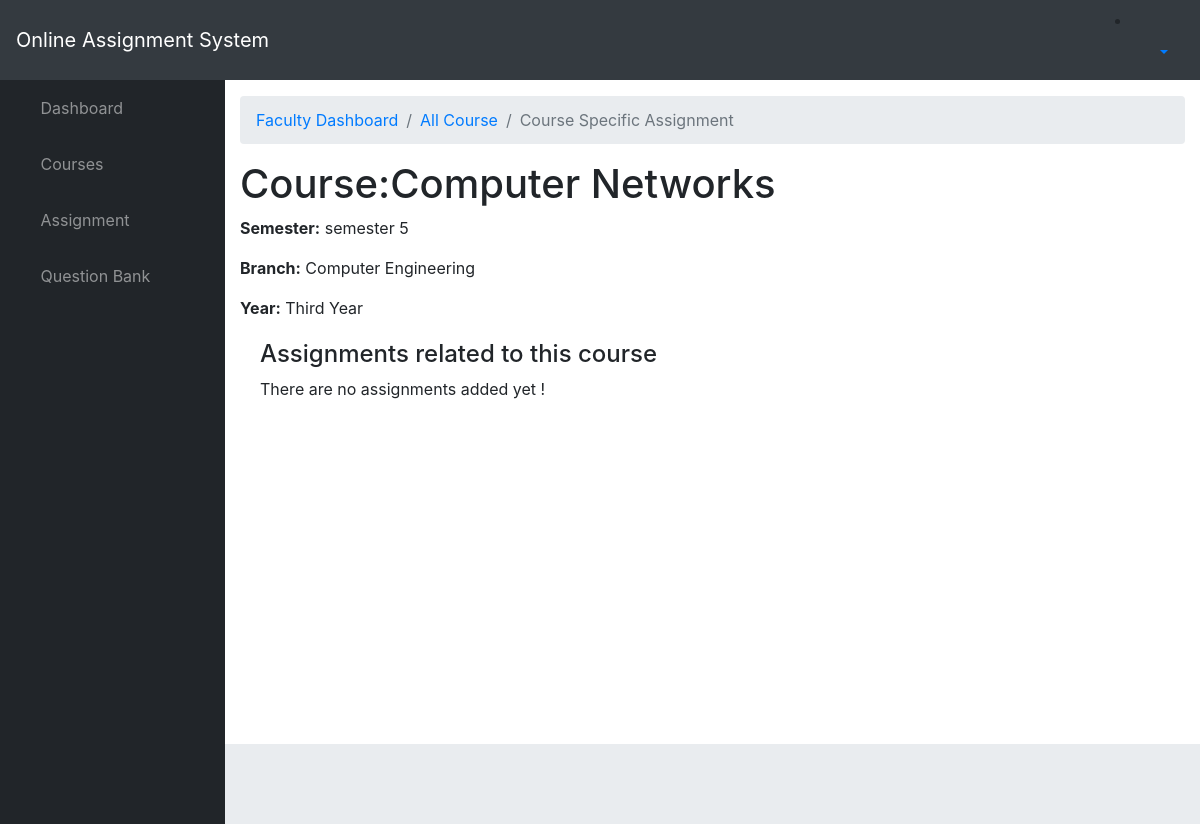
Before: /assignment/course/23 with the older database file.
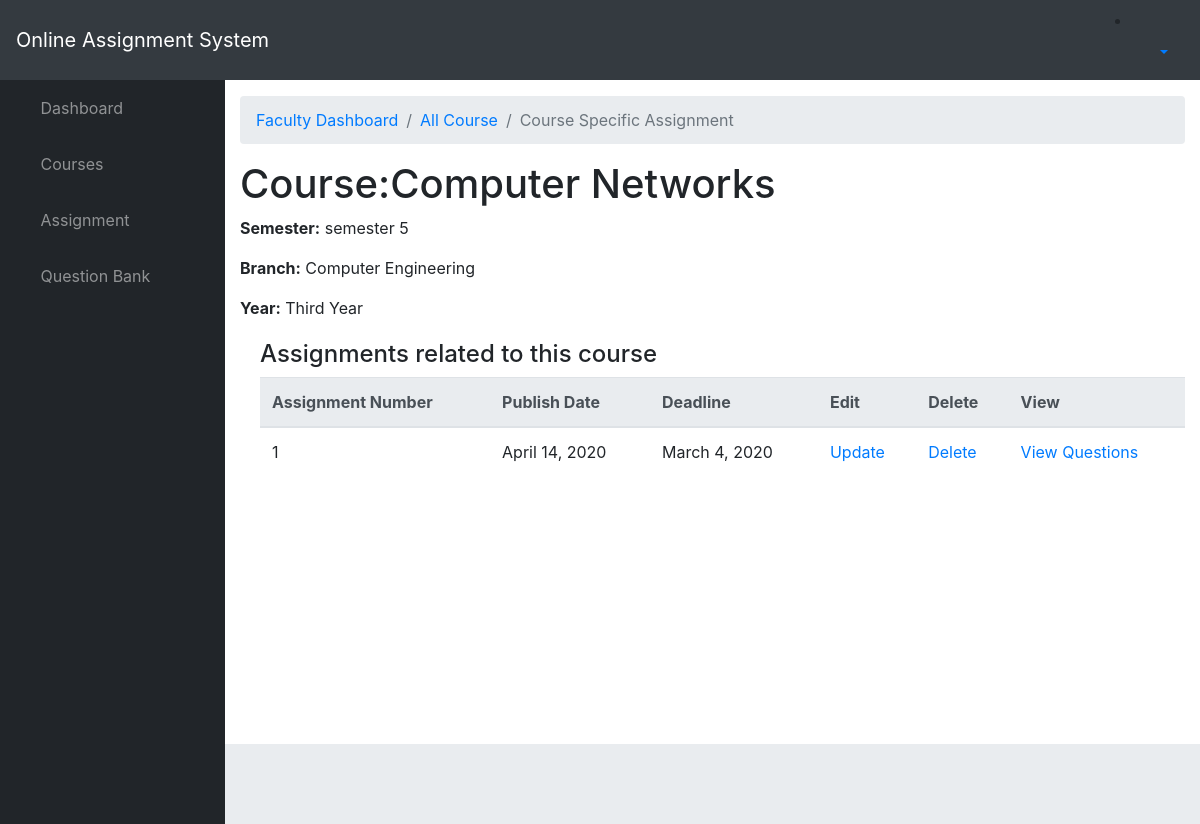
After: the same page with the newer database file.
### assignment/models.py (models this page shows, shortened)
class Assignment(models.Model):
    number = models.IntegerField()
    course = models.ForeignKey(Course,on_delete = models.SET_NULL,blank=True,null=True)
    publish_date = models.DateField(auto_now_add = True)
    deadline_date = models.DateField()
    faculty = models.ForeignKey(Faculty,on_delete = models.SET_NULL,blank=True,null=True)

### assignment/views.py (the view)
# urls.py: path('course/<int:pk>', views.CourseDetailView.as_view(), name='course_detail'),
class CourseDetailView(generic.DetailView):
    model = Course
    template_name = "Faculty_Dashboard/course_detail.html"

### assignment/models.py (called while the page is built)
    def __str__(self):
        return self.year

    def __str__(self):
        return f'semester {self.sem}'

    def __str__(self):
        return self.name

### assignment/templates/Faculty_Dashboard/course_detail.html
{% extends "./base.html" %}
{% block breadcrumb%}
<li class="breadcrumb-item "><a href="{% url 'ViewCourse' %}">All Course</a></li>
<li class="breadcrumb-item active">Course Specific Assignment</li>
{%endblock%}
{% block content %}
  <h1>Course:{{course.name }}</h1>
  <p><strong>Semester:</strong> {{ course.semester }}</p>
  <p><strong>Branch:</strong> {{ course.branch }}</p>
  <p><strong>Year:</strong> {{course.year}}</p>
  <div style="margin-left:20px;margin-top:20px">
    <h4>Assignments related to this course</h4>
    {% if course.assignment_set.all %}
    <table class="table">
      <thead class="thead-light">
        <tr>
          <th scope="col">Assignment Number</th>
          <th scope="col">Publish Date</th>
          <th scope="col">Deadline</th>
          <th scope="col">Edit</th>
          <th scope="col">Delete</th>
          <th scope="col">View</th>
        </tr>
      </thead>
      <tbody>
        {% for assignment in course.assignment_set.all %}
        <tr>
          <td>{{ assignment.number }}</td>
          <td>{{ assignment.publish_date }}</td>
          <td>{{ assignment.deadline_date }}</td>
          <td> <a href="{% url 'UpdateCourseAssignment' assignment.id %}">Update</a> </td>
          <td> <a onclick="return confirm('Are you sure?');" href="{% url 'DeleteCourseAssignment' assignment.id %}">Delete</a></td>
          <td><a href="{% url 'assignment_detail'  assignment.id %}">View Questions</a></td>
        </tr>
      {% endfor %}
      </tbody>
    </table>
    {% else %}
      <p>There are no assignments added yet !</p>
    {% endif %}
  </div>
{% endblock %}

Changed rows visible on the page:
added Assignment: number "1", publish_date "April 14, 2020", deadline_date "March 4, 2020"
Other visible differences:
text no longer shown: "There are no assignments added yet !"
text now shown: "Assignment Number Publish Date Deadline Edit Delete View"
